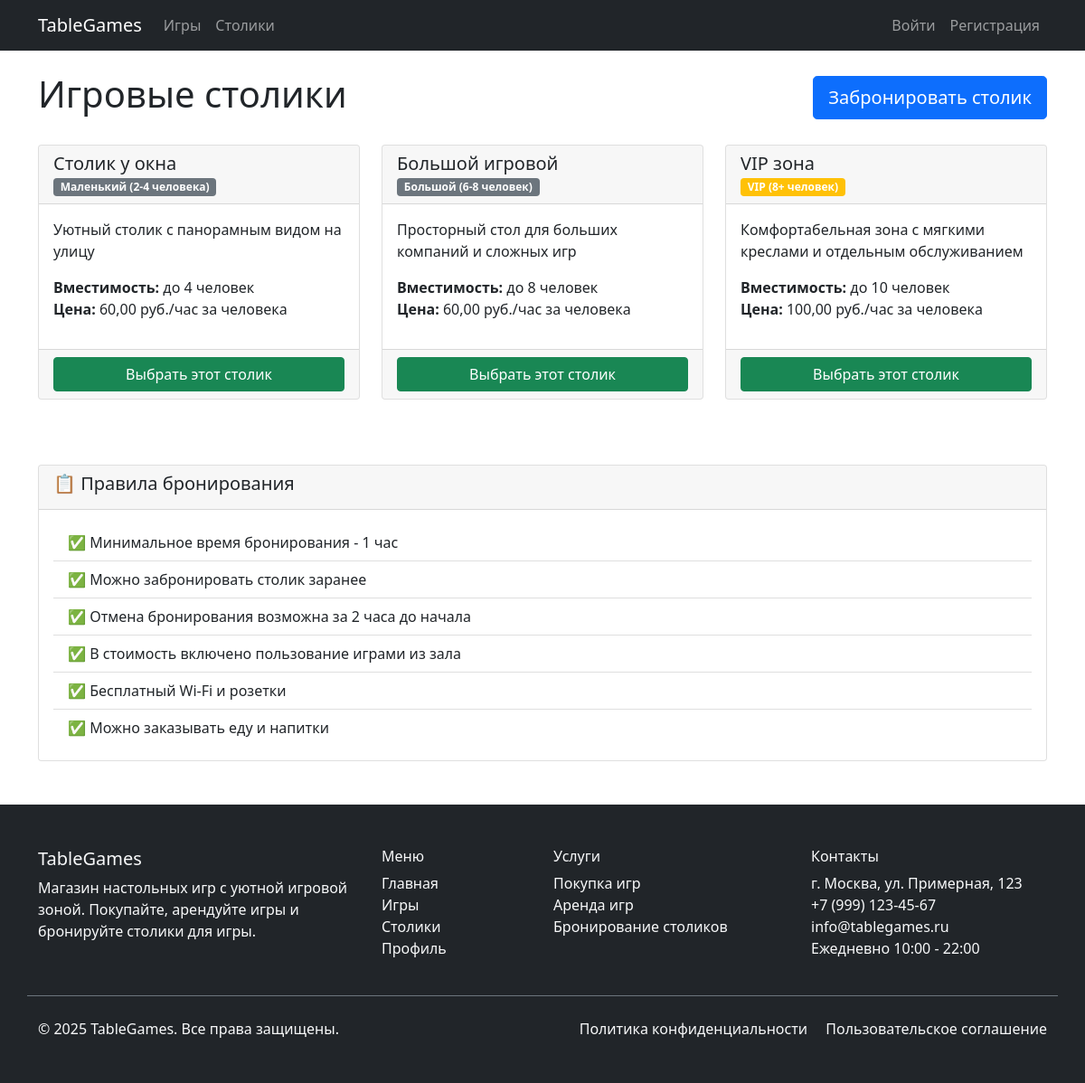
The app's page /tables/ with its own data.
### tablegames/models.py (models this page shows, shortened)
class GameTable(models.Model):
    TABLE_TYPES = [
        ('small', 'Маленький (2-4 человека)'),
        ('medium', 'Средний (4-6 человек)'),
        ('large', 'Большой (6-8 человек)'),
        ('vip', 'VIP (8+ человек)'),
    ]
    name = models.CharField(max_length=100, verbose_name='Название столика')
    table_type = models.CharField(max_length=10, choices=TABLE_TYPES, verbose_name='Тип столика')
    capacity = models.PositiveIntegerField(verbose_name='Вместимость')
    price_per_hour_per_person = models.DecimalField(max_digits=6, decimal_places=2, default=60.00,
                                                    verbose_name='Цена за час за человека')
    description = models.TextField(blank=True, verbose_name='Описание')
    is_active = models.BooleanField(default=True, verbose_name='Активен')
    class Meta:
        verbose_name = 'Игровой столик'
        verbose_name_plural = 'Игровые столики'

### tablegames/views.py (the view)
# urls.py: path('tables/', views.table_list, name='table_list'),
def table_list(request):
    tables = GameTable.objects.filter(is_active=True)
    return render(request, 'tablegames/table_list.html', {'tables': tables})

### tablegames/templates/tablegames/table_list.html (shortened to what this page needs)
{% extends 'tablegames/base.html' %}
{% block content %}
<div class="row">
    <div class="col-12">
        <div class="d-flex justify-content-between align-items-center mb-4">
            <h1>Игровые столики</h1>
            <a href="{% url 'create_booking' %}" class="btn btn-primary btn-lg">
                Забронировать столик
            </a>
        </div>
    </div>
</div>
<div class="row">
    {% for table in tables %}
    <div class="col-md-6 col-lg-4 mb-4">
        <div class="card h-100">
            <div class="card-header">
                <h5 class="card-title mb-0">{{ table.name }}</h5>
                <span class="badge {% if table.table_type == 'vip' %}bg-warning{% else %}bg-secondary{% endif %}">
                    {{ table.get_table_type_display }}
                </span>
            </div>
            <div class="card-body">
                <p class="card-text">{{ table.description|default:"Уютный столик для комфортной игры." }}</p>
                <div class="mb-3">
                    <strong>Вместимость:</strong> до {{ table.capacity }} человек<br>
                    <strong>Цена:</strong> {{ table.price_per_hour_per_person }} руб./час за человека<br>
                </div>
            </div>
            <div class="card-footer">
                <a href="{% url 'create_booking' %}?table={{ table.id }}" class="btn btn-success w-100">
                    Выбрать этот столик
                </a>
            </div>
        </div>
    </div>
    {% empty %}
    <div class="col-12">
        <div class="alert alert-warning">
            На данный момент нет доступных столиков для бронирования.
        </div>
    </div>
    {% endfor %}
</div>
<div class="row mt-5">
    <div class="col-12">
        <div class="card">
            <div class="card-header">
                <h5>📋 Правила бронирования</h5>
            </div>
            <div class="card-body">
                <ul class="list-group list-group-flush">
                    <li class="list-group-item">✅ Минимальное время бронирования - 1 час</li>
                    <li class="list-group-item">✅ Можно забронировать столик заранее</li>
                    <li class="list-group-item">✅ Отмена бронирования возможна за 2 часа до начала</li>
                    <li class="list-group-item">✅ В стоимость включено пользование играми из зала</li>
                    <li class="list-group-item">✅ Бесплатный Wi-Fi и розетки</li>
                    <li class="list-group-item">✅ Можно заказывать еду и напитки</li>
                </ul>
            </div>
        </div>
    </div>
</div>
{% endblock %}

### records on screen
GameTable: name "Столик у окна", table_type "Маленький (2-4 человека)", description "Уютный столик с панорамным видом на улицу", capacity "4", price_per_hour_per_person "60,00"
GameTable: name "Большой игровой", table_type "Большой (6-8 человек)", description "Просторный стол для больших компаний и сложных игр", capacity "8", price_per_hour_per_person "60,00"
GameTable: name "VIP зона", table_type "VIP (8+ человек)", description "Комфортабельная зона с мягкими креслами и отдельным обслуживанием", capacity "10", price_per_hour_per_person "100,00"
